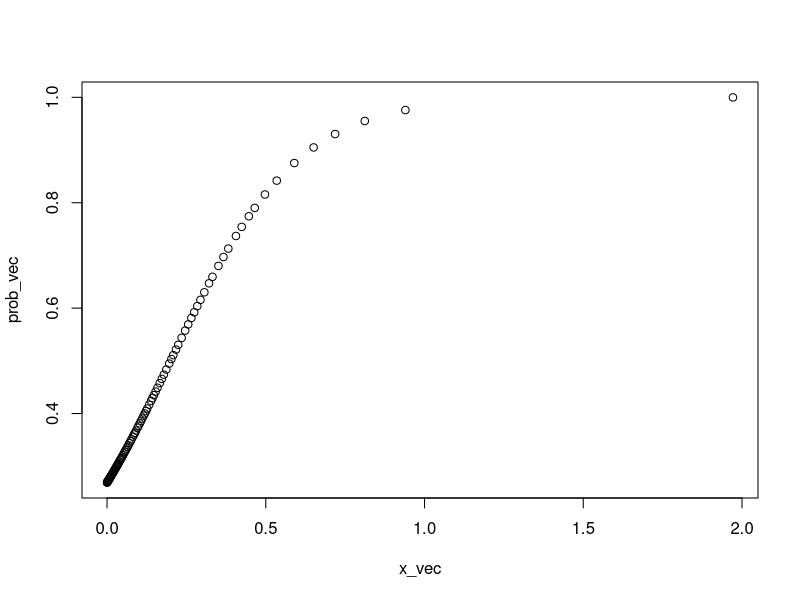
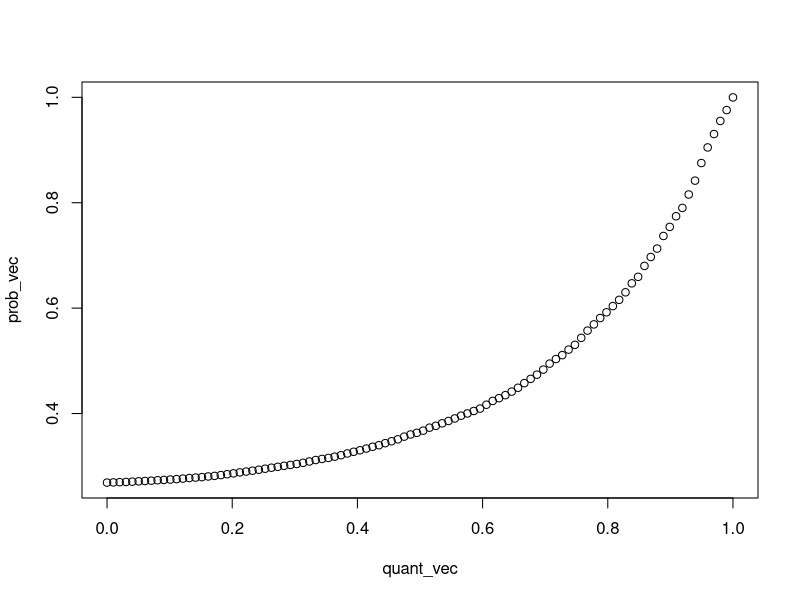

Recreate these plots in R, in order. (Note: this script raises an error after producing the figures.)
rm(list=ls())

# set up parameters
adj <- matrix(c(0, 0.1, -.05,
                0.15,-.1,-.1,
                -.25,-.15,0.05), 3, 3, byrow = T)
tmp <- svd(adj)
u_center <- t(tmp$u %*% diag(sqrt(tmp$d)))
v_center <- t(tmp$v %*% diag(sqrt(tmp$d)))

t(u_center) %*% v_center

u_num <- c(20, 10, 80)
u_label <- unlist(lapply(1:3, function(x){rep(x, u_num[x])}))
v_num <- c(30, 40, 100)
v_label <- unlist(lapply(1:3, function(x){rep(x, v_num[x])}))

# generate matrices
set.seed(10)
u_sig <- 0.03
u_dat <- do.call(rbind, lapply(1:3, function(x){
  MASS::mvrnorm(n = u_num[x], mu = u_center[,x], Sigma = u_sig*diag(3))
}))
v_sig <- 0.03
v_dat <- do.call(rbind, lapply(1:3, function(x){
  MASS::mvrnorm(n = v_num[x], mu = v_center[,x], Sigma = v_sig*diag(3))
}))

mean_dat <- u_dat %*% t(v_dat)
n <- nrow(mean_dat)
d <- ncol(mean_dat)
dat <- matrix(0, n, d)
setting <- matrix(0, n, d)
nodropout_dat <- matrix(0, n, d)

dropout_create <- function(a, b){
  function(x){ 1/(1+exp(-(a+b*x))) }
}
dropout_coef <- c(-1, 5)
dropout_function <- dropout_create(dropout_coef[1], dropout_coef[2])

set.seed(10)
for(i in 1:n){
  for(j in 1:d){
    if(mean_dat[i,j] <= 0) {
      dat[i,j] <- 0
      setting[i,j] <- 0
      nodropout_dat[i,j] <- 0
    } else {
      val <- rexp(1, rate = 1/mean_dat[i,j])
      bool <- rbinom(1, 1, prob = dropout_function(val))
      setting[i,j] <- bool + 1
      dat[i,j] <- bool*val
      nodropout_dat[i,j] <- mean_dat[i,j]
    }
  }
}

length(which(setting == 1))/length(which(setting >= 1))

idx <- which(dat != 0)
quant_vec <- seq(0, 1, length.out = 100)
x_vec <- sapply(quant_vec, function(x){
  quantile(dat[idx], probs = x)
})
prob_vec <- sapply(x_vec, dropout_function)
plot(x_vec, prob_vec)
plot(quant_vec, prob_vec)


#############

.rotate <- function(mat){t(mat)[,nrow(mat):1]}

colorRamp_custom <- function(vec1, vec2, length){
  mat <- matrix(0, nrow = length, ncol = 3)
  for(i in 1:3){
    mat[,i] <- seq(vec1[i], vec2[i], length.out = length)
  }

  luminosity_vec <- apply(mat, 1, function(x){
    0.2126*x[1] + 0.7152*x[2] + 0.0722*x[3]
  })

  target_luminosity <- mean(c(luminosity_vec[1], luminosity_vec[length]))

  mat <- t(sapply(1:nrow(mat), function(x){
    factor <- min(c(target_luminosity/luminosity_vec[x], 1/mat[x,]))
    mat[x,] * factor
  }))

  apply(mat, 1, function(x){
    rgb(x[1], x[2], x[3])
  })
}

col_vec <- colorRamp_custom(c(0.584, 0.858, 0.564), c(0.803, 0.156, 0.211), 19)
col_vec <- c("white", col_vec)

.rotate <- function(mat){t(mat)[,nrow(mat):1]}

tmp <- as.numeric(dat)
tmp <- tmp[tmp!=0]

break_vec <- quantile(tmp, probs = seq(0, 1, length.out = 20))
break_vec <- c(-5, break_vec)

png("../figure/experiment/8_simulated_data.png", height = 1300, width = 2400, res = 300, units = "px")
par(mar = rep(0.5,4))
image(.rotate(dat), breaks = break_vec, col = col_vec, asp = nrow(dat)/ncol(dat),
      axes = F)

#put lines
row_idx <- 1-cumsum(u_num)[1:2]/n
col_idx <- cumsum(v_num)[1:2]/d

for(i in row_idx){
  lines(c(0,1), rep(i, 2), lwd = 6, col = "white")
  lines(c(0,1), rep(i, 2), lwd = 6, lty = 2)
}
for(i in col_idx){
  lines(rep(i, 2), c(0,1), lwd = 6, col = "white")
  lines(rep(i, 2), c(0,1), lwd = 6, lty = 2)
}

graphics.off()

######################

# res2 <- estimate_latent(dat, k = 3, dropout_function, threshold = 0.3, verbose = T,
#                        initialization = "SVD")
res <- estimate_latent(dat, k = 3, dropout_function, threshold = 0.4, verbose = T,
                       initialization = "Funk", alpha = 1000)
res_svd <- svd(dat)
k <- 3
u_mat <- res_svd$u[,1:k] %*% diag(sqrt(res_svd$d[1:k]))
v_mat <- res_svd$v[,1:k] %*% diag(sqrt(res_svd$d[1:k]))

tmp <- u_dat %*% t(v_dat)
res_svd <- svd(tmp)
u_dat_rescaled <- res_svd$u[,1:k] %*% diag(sqrt(res_svd$d[1:k]))
v_dat_rescaled <- res_svd$v[,1:k] %*% diag(sqrt(res_svd$d[1:k]))

plot(u_dat_rescaled[,1], u_dat_rescaled[,2])
plot(res$u_mat[,1], res$u_mat[,2])
plot(u_mat[,1], u_mat[,2])

par(mfrow = c(1,2))
plot(u_dat_rescaled[,1], res$u_mat[,1], asp = T)
lines(c(-5,5), c(-5,5), col = "red", lwd = 2)
plot(u_dat_rescaled[,1], -u_mat[,1], asp = T)
lines(c(-5,5), c(-5,5), col = "red", lwd = 2)

par(mfrow = c(1,2))
plot(u_dat_rescaled[,2], res$u_mat[,2], asp = T)
lines(c(-5,5), c(-5,5), col = "red", lwd = 2)
plot(u_dat_rescaled[,2], -u_mat[,2], asp = T)
lines(c(-5,5), c(-5,5), col = "red", lwd = 2)

plot(v_dat_rescaled[,1], v_dat_rescaled[,2])
plot(res$v_mat[,1], res$v_mat[,2])
plot(v_mat[,1], v_mat[,2])

par(mfrow = c(1,2))
plot(v_dat_rescaled[,1], res$v_mat[,1], asp = T)
lines(c(-5,5), c(-5,5), col = "red", lwd = 2)
plot(v_dat_rescaled[,1], -v_mat[,1], asp = T)
lines(c(-5,5), c(-5,5), col = "red", lwd = 2)

par(mfrow = c(1,2))
plot(v_dat_rescaled[,2], res$v_mat[,2], asp = T)
lines(c(-5,5), c(-5,5), col = "red", lwd = 2)
plot(v_dat_rescaled[,2], -v_mat[,2], asp = T)
lines(c(-5,5), c(-5,5), col = "red", lwd = 2)


##################

res_pred <- res$u_mat %*% t(res$v_mat)
res_pred_naive <- u_mat %*% t(v_mat)

plot(as.numeric(mean_dat), as.numeric(res_pred_naive))
lines(c(-100,100), rep(0,2), col = "red", lwd = 2)
plot(as.numeric(mean_dat), as.numeric(res_pred))
lines(c(-100,100), rep(0,2), col = "red", lwd = 2)
plot(as.numeric(mean_dat), as.numeric(dat))

plot(as.numeric(res_pred_naive),  as.numeric(res_pred), col = rgb(0,0,0,0.1), pch = 16,
     asp = T)
lines(c(-5,5), c(-5,5), col = "red", lwd = 2)
lines(rep(0,2), c(-5,5), col = "red", lwd = 2, lty = 2)
lines(c(-5,5), rep(0,2), col = "red", lwd = 2, lty = 2)

# index_in_vec <- which(dat != 0)
# index_zero <- which(dat == 0)
# index_out_vec <- .predict_true_zero(res$u_mat %*% t(res$v_mat), dropout_function, threshold = 0.3, index_zero)
# .evaluate_objective_full(dat, res$u_mat, res$v_mat, index_in_vec, index_out_vec, 1000)

############

# understand the lowest possible objective value when alpha is too large
idx <- which(dat != 0)
sum(dat[idx]^2)/length(idx)

################

# clustering
.l2norm <- function(x){sqrt(sum(x^2))}
u_mat_spherical <- t(apply(res$u_mat, 1, function(x){x/.l2norm(x)}))
v_mat_spherical <- t(apply(res$v_mat, 1, function(x){x/.l2norm(x)}))

set.seed(10)
u_clust <- kmeans(u_mat_spherical, centers = 3, iter.max = 100, nstart = 10)
v_clust <- kmeans(v_mat_spherical, centers = 3, iter.max = 100, nstart = 10)
table(u_label, u_clust$cluster)
table(v_label, v_clust$cluster)

##

u_mat_spherical <- t(apply(u_mat, 1, function(x){x/.l2norm(x)}))
v_mat_spherical <- t(apply(v_mat, 1, function(x){x/.l2norm(x)}))

set.seed(10)
u_clust <- kmeans(u_mat_spherical, centers = 3, iter.max = 100, nstart = 10)
v_clust <- kmeans(v_mat_spherical, centers = 3, iter.max = 100, nstart = 10)
table(u_label, u_clust$cluster)
table(v_label, v_clust$cluster)



